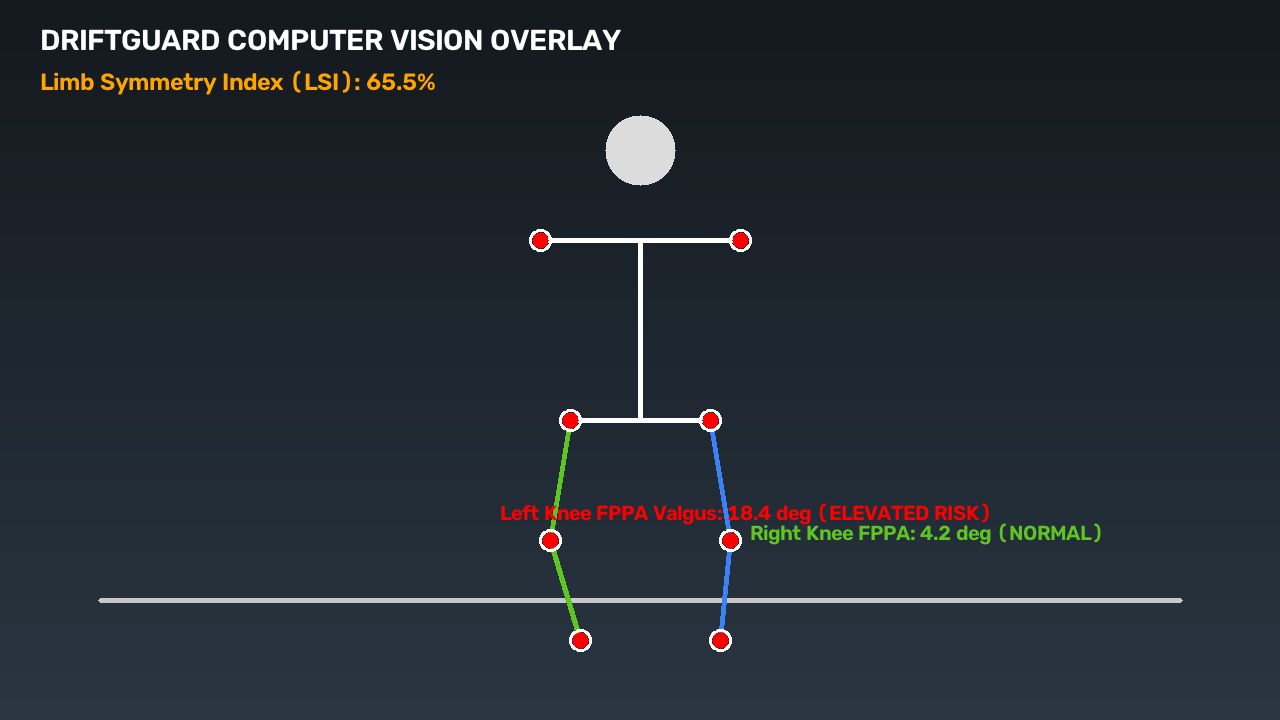
#> input picture injury-risk-screening/data/reports/sample_landmark_overlay.png, 1280 x 720 px
$ python -i multi_player_tracker.py   (imports and definitions only)
#> lines starting #> are read from the running program, lines starting #| are printed output that depends on the picture
#> further down, picture is the input picture: shape (720, 1280, 3); mean B, G, R 51.1, 43.7, 36.5
"""
Multi-Player Persistent Tracker for DriftGuard.

Detects player candidates in video frames using OpenCV HOG person detection,
runs MediaPipe Pose on each crop to produce real landmarks (remapped to
full-frame coordinates), computes per-player biomechanics, and maintains
persistent tracker_ids using IoU centroid matching.
"""

from __future__ import annotations

import os
from dataclasses import dataclass
from typing import Any, Dict, List, Optional, Tuple

import cv2
import mediapipe as mp
import numpy as np
from mediapipe.tasks.python import vision
from mediapipe.tasks.python.core.base_options import BaseOptions

from src.features.player_state import PlayerState

# ---------------------------------------------------------------------------
# MediaPipe PoseLandmarker (IMAGE mode) — one shared instance per process
# ---------------------------------------------------------------------------
_pose_landmarker: Optional[vision.PoseLandmarker] = None
_POSE_MODEL_PATH = os.path.join(
    os.path.dirname(os.path.dirname(os.path.dirname(__file__))),
    "models", "pose_landmarker_full.task",
)


# [17 lines left out: function _get_pose_landmarker, not called in this run]


# ---------------------------------------------------------------------------
# HOG person detector — one shared instance per process
# ---------------------------------------------------------------------------
_hog: Optional[cv2.HOGDescriptor] = None


# [6 lines left out: function _get_hog, not called in this run]


# ---------------------------------------------------------------------------
# Data structures
# ---------------------------------------------------------------------------

@dataclass
class Detection:
    bbox: Tuple[float, float, float, float]  # (xmin, ymin, xmax, ymax) normalized 0..1
    confidence: float
    landmarks: Optional[np.ndarray] = None   # (33, 4) full-frame normalized, or None


# ---------------------------------------------------------------------------
# Geometry helpers
# ---------------------------------------------------------------------------

# [120 lines left out: functions compute_iou, predict_bbox, extract_crop_landmarks, _compute_bio_dict, not called in this run]


def _detect_by_contours(frame_bgr: np.ndarray) -> List[Detection]:
    """
    Secondary fallback person detector using contour bounding boxes.
    Detects well-separated foreground regions (tall aspect ratio, sufficient area).
    Used when HOG finds fewer than 2 candidates.
    """
    h, w = frame_bgr.shape[:2]
#> h = 720; w = 1280
    gray = cv2.cvtColor(frame_bgr, cv2.COLOR_BGR2GRAY)

    # Adaptive threshold to handle varying illumination
    blur = cv2.GaussianBlur(gray, (5, 5), 0)
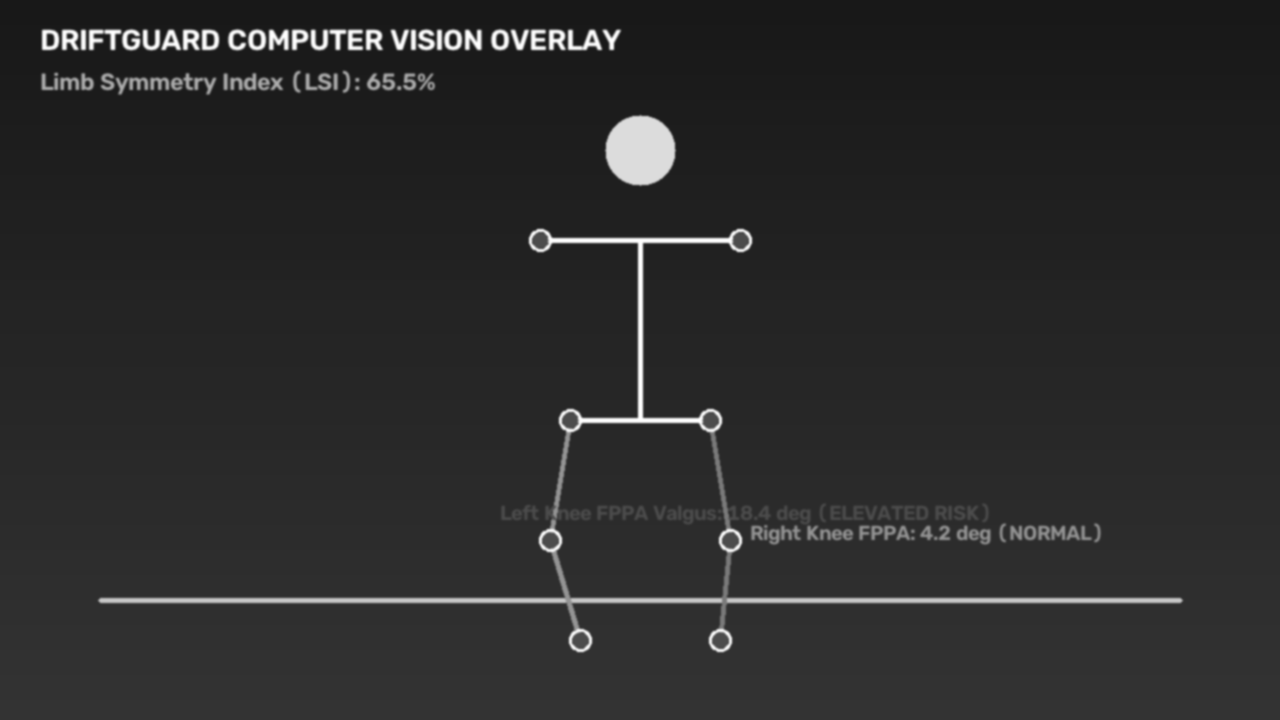
#> blur: shape (720, 1280); min 24, max 255, mean 42.4
    _, thresh = cv2.threshold(blur, 10, 255, cv2.THRESH_BINARY)
#> thresh: shape (720, 1280); every value is 255

    # Morphological cleanup to join broken body parts
    kernel = cv2.getStructuringElement(cv2.MORPH_RECT, (5, 15))
    cleaned = cv2.morphologyEx(thresh, cv2.MORPH_CLOSE, kernel)

    contours, _ = cv2.findContours(cleaned, cv2.RETR_EXTERNAL, cv2.CHAIN_APPROX_SIMPLE)
#> contours = [[[0, 0], [0, 719], [1279, 719], [1279, 0]]]

    candidates = []
    min_area = h * w * 0.01  # at least 1% of frame
#> min_area = 9216
    for cnt in contours:
        area = cv2.contourArea(cnt)
        if area < min_area:
            continue
        x, y, bw, bh = cv2.boundingRect(cnt)
        if bh / max(1, bw) < 0.6:  # must be taller than wide
            continue
        xmin_n = max(0.0, x / float(w))
        ymin_n = max(0.0, y / float(h))
        xmax_n = min(1.0, (x + bw) / float(w))
        ymax_n = min(1.0, (y + bh) / float(h))
        candidates.append(Detection(bbox=(xmin_n, ymin_n, xmax_n, ymax_n), confidence=0.60))
#> this loop made 1 pass
#> (cnt, area, x, y, bw, bh) on pass 1: ([[0, 0], [0, 719], [1279, 719], [1279, 0]], 919601, 0, 0, 1280, 720)
#> after the loop, candidates = []

    # Sort largest area first
    candidates.sort(key=lambda d: (d.bbox[2] - d.bbox[0]) * (d.bbox[3] - d.bbox[1]), reverse=True)
    return candidates


# ---------------------------------------------------------------------------
# Main Tracker
# ---------------------------------------------------------------------------

class MultiPlayerTracker:
    """
    Persistent Multi-Player Tracking Engine.

    Uses OpenCV HOG for person detection and MediaPipe Pose (IMAGE mode) for
    per-crop landmark extraction. Tracks across frames with IoU matching.
    """

    # [211 lines left out: functions __init__, detect_player_candidates, update_frame, not called in this run]

>>> import cv2
>>> picture = cv2.imread('../../data/reports/sample_landmark_overlay.png')
>>> result = _detect_by_contours(picture)
#> result = []
